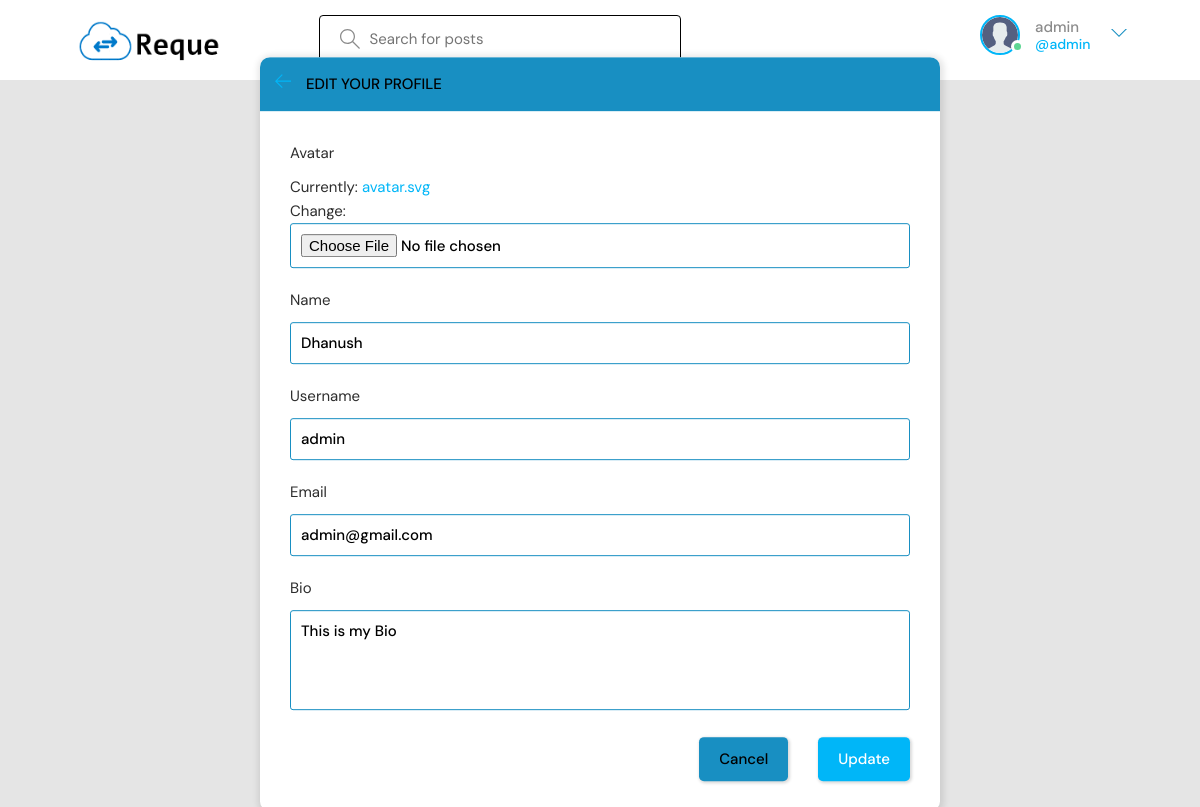
/update-user/ (signed in), run on the app's committed database.
### base/models.py (models this page shows)
class User(AbstractUser):
    username = models.CharField(max_length=200,unique=True, null=True)
    name = models.CharField(max_length=200, null=True)
    email = models.EmailField(unique=True, null=True)
    bio = models.TextField(null=True)
    avatar = models.ImageField(null=True, default="avatar.svg")
    USERNAME_FIELD = 'email'
    REQUIRED_FIELDS = ['username']

### base/views.py (the view)
# urls.py: path('update-user/', views.updateUser, name="update-user"),
@login_required(login_url='login')
def updateUser(request):
    user = request.user
    form = UserForm(instance=user)
    if request.method == 'POST':
        form = UserForm(request.POST, request.FILES, instance=user)
        if form.is_valid():
            form.save()
            return redirect('user-profile', pk=user.id)
    return render(request, 'base/update-user.html', {'form': form})

### base/forms.py
class UserForm(ModelForm):
    class Meta:
        model = User
        fields = ['avatar', 'name', 'username', 'email', 'bio']

### base/templates/base/update-user.html (shortened to what this page needs)
{% extends 'main.html' %}
{% block content %}
<main class="update-account layout">
  <div class="container">
    <div class="layout__box">
      <div class="layout__boxHeader">
        <div class="layout__boxTitle">
          <a href="{% url 'home' %}">
            <svg version="1.1" xmlns="http://www.w3.org/2000/svg" width="32" height="32" viewBox="0 0 32 32">
              <title>arrow-left</title>
              <path
                d="M13.723 2.286l-13.723 13.714 13.719 13.714 1.616-1.611-10.96-10.96h27.625v-2.286h-27.625l10.965-10.965-1.616-1.607z">
              </path>
            </svg>
          </a>
          <h3>Edit your profile</h3>
        </div>
      </div>
      <div class="layout__body">
        <form class="form" action="" method="POST" enctype="multipart/form-data">
          {% for field in form %}
          <div class="form__group">
            <label for="profile_pic">{{field.label}}</label>
            {{field}}
          </div>
          {% endfor %}
          <div class="form__action">
            <a class="btn btn--dark" href="{{request.META.HTTP_REFERER}}">Cancel</a>
            <button class="btn btn--main" type="submit">Update</button>
          </div>
        </form>
      </div>
    </div>
  </div>
</main>
{% endblock content %}

### templates/navbar.html (shortened to what this page needs)
{% load static %}
<header class="header header--loggedIn">
    <div class="container">
        <a href="{% url 'home' %}" class="header__logo">
            <img src="{% static 'images/logo.png' %}" />
        </a>
        <form class="header__search" method="GET" action="{% url 'home' %}">
            <label>
                <input name="q" placeholder="Search for posts" />
            </label>
        </form>
        <nav class="header__menu">
            {% if request.user.is_authenticated %}
            <div class="header__user">
                <a href="{% url 'user-profile' user.id %}">
                    <div class="avatar avatar--medium active">
                        <img src="{{request.user.avatar.url}}" />
                    </div>
                    <p>{{request.user.username}} <span>@{{request.user.username}}</span></p>
                </a>
                <button class="dropdown-button">
                    <svg version="1.1" xmlns="http://www.w3.org/2000/svg" width="32" height="32" viewBox="0 0 32 32">
                        <title>chevron-down</title>
                        <path d="M16 21l-13-13h-3l16 16 16-16h-3l-13 13z"></path>
                    </svg>
                </button>
            </div>
            {% else %}
            <a href="{% url 'login' %}">
                <img src="{% static 'images/avatar.svg' %}" />
                <p>Login</p>
            </a>
            {% endif %}
        </nav>
    </div>
</header>

### data on the page
User: user.avatar (placeholder picture), user.username "admin", form "Dhanush" "admin" "admin@gmail.com" "This is my Bio"

### other printed values
{{ field.label }} "Avatar" "Name" "Username" "Email" "Bio"
